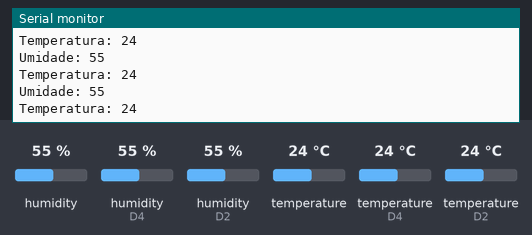
This sketch was run on a simulated ESP8266 (NodeMCU). Parts: the last lines printed to the serial monitor. The inputs (shaded band) are chosen by the test bench; at power-on: humidity 55 %, humidity (sensors on D4, D2) 55 %, temperature 24 °C, temperature (sensors on D4, D2) 24 °C. WiFi joins after 1.5 s; servers stay silent unless stated; no MQTT or app messages arrive unless stated.

Above: at 2.7 s.
2.8 s: humidity (sensor 0) set to 22 %
5.6 s: humidity (sensor on D4) set to 40 %
8.4 s: humidity (sensor on D2) set to 68 %
At 10.9 s:
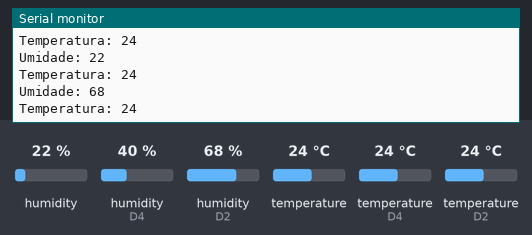
11.2 s: temperature (sensor 0) set to 12 °C
At 13.6 s:
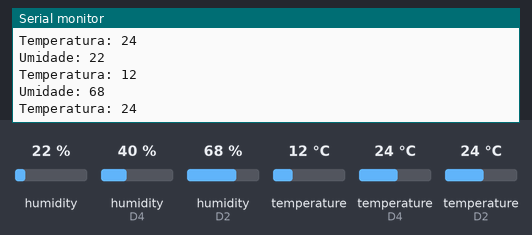
14.0 s: temperature (sensor on D4) set to 19 °C
16.8 s: temperature (sensor on D2) set to 28 °C
At 19.3 s:
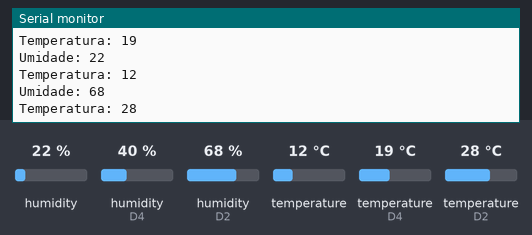
Timing chart, 0 to 20.6 s (numbered marks = the images above; inputs shaded):
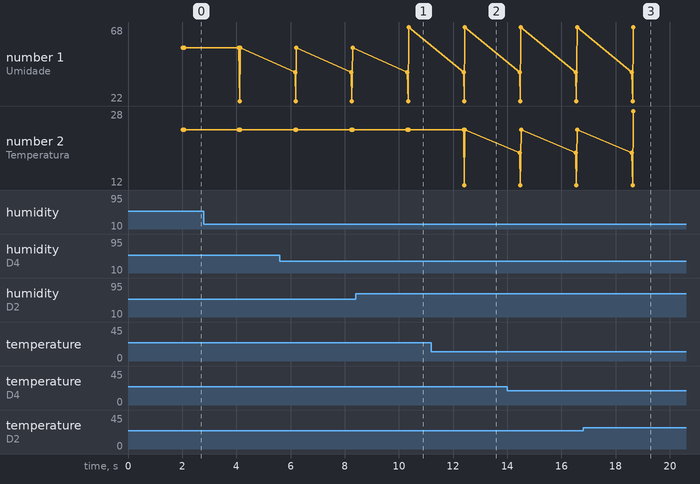

The sketch:

esp8266_cloudmqtt.ino
```cpp
#include "DHT_11.h"
#include "WiFi_Conn.h"
#include "MQTT_PubSub.h"
#include <PubSubClient.h>

const char* mqttServer = "";
const char* mqttUser = "";
const char* mqttPassword = "";
const int mqttPort = 0;

int umidade = 0; //Variavel utilizada para armazenar o valor da umidade
int temperatura = 0;//Variavel utilizada para armazenar o valor da temperatura

int ultimoEnvioMQTT = 0; //Variavel que armazena o timestamp do ultimo envio de leitura para o broker MQTT

WiFiClient espClient;
PubSubClient client(espClient);

void callback(char* topic, byte* payload, unsigned int length)
{
  //Nao sendo utilizada
}

void conecta_broket_mqtt(void)
{
  while (!client.connected()) {
#ifdef DEBUG
    Serial.print("Conectando ao Broker MQTT....");
#endif
    if (client.connect("cursoESP8266MQTT", mqttUser, mqttPassword)) {
#ifdef DEBUG
      Serial.print("Conectado");
#endif
    } else {
#ifdef DEBUG
      Serial.print("falha estado ");
      Serial.print(client.state());
#endif
      delay(2000);
    }
  }
}

//função pra reconectar ao servido MQTT
void reconect() {
  //Enquanto estiver desconectado
  while (!client.connected()) {
#ifdef DEBUG
    Serial.print("Tentando conectar ao servidor MQTT");
#endif
    bool conectado = strlen(mqttUser) > 0 ?
                     client.connect("cursoESP8266MQTT", mqttUser, mqttPassword) :
                     client.connect("cursoESP8266MQTT");

    if (conectado) {
#ifdef DEBUG
      Serial.println("Conectado!");
#endif
    } else {
#ifdef DEBUG
      Serial.println("Falha durante a conexão.Code: ");
      Serial.println( String(client.state()).c_str());
      Serial.println("Tentando novamente em 10 s");
#endif
      //Aguarda 10 segundos
      delay(10000);
    }
  }
}

void enviatDHT11MQTT(int valor_umidade,int valor_temperatura,const char *topico)
{
    //Monta o json
    String json = "{";
    json += "\"umidade\":";
    json += valor_umidade;
    json += ",\"temperatura\":";
    json += valor_temperatura;
    json += "}";
    //Publica no topico
    client.publish(topico,json.c_str());
}
void setup()
{
  Serial.begin(115200);
  conectaWiFi();
  client.setServer(mqttServer, mqttPort);
  client.setCallback(callback);
  conecta_broket_mqtt();
  inicializaDHT11();
}
void loop()
{
  if (!client.connected()) {
    reconect();
  }
  if((millis() - ultimoEnvioMQTT) > INTERVALO_ENVIO){
    lerDHT11(&umidade,&temperatura,1);
    enviatDHT11MQTT(umidade,temperatura,TOPICO_DHT11_1);
    lerDHT11(&umidade,&temperatura,2);
    enviatDHT11MQTT(umidade,temperatura,TOPICO_DHT11_2);
    lerDHT11(&umidade,&temperatura,3);
    enviatDHT11MQTT(umidade,temperatura,TOPICO_DHT11_3);
    ultimoEnvioMQTT = millis();
  }
  client.loop();
}
```

DHT_11.cpp
```cpp
#include "DHT_11.h"

DHT dht_1(DHTPIN_1,DHTTYPE);
DHT dht_2(DHTPIN_2,DHTTYPE);
DHT dht_3(DHTPIN_3,DHTTYPE);

//Funcao para leitura do DHT11
void lerDHT11(int *umi, int *tem, int id)
{
  if(id == 1){
    *umi = dht_1.readHumidity();
    *tem = dht_1.readTemperature();
  }else if(id == 2){
    *umi = dht_2.readHumidity();
    *tem = dht_2.readTemperature();
  }else if(id == 3){
    *umi = dht_3.readHumidity();
    *tem = dht_3.readTemperature();
  }

  if(isnan(*tem) || isnan(*umi)){
    #ifdef DEBUG_SERIAL
    Serial.println("Falha na leitura do DHT11...");
    #endif
  }else{
    #ifdef DEBUG_SERIAL
    Serial.print("Umidade: ");
    Serial.println(*umi);
    Serial.print("Temperatura: ");
    Serial.println(*tem);
    #endif
  }
}

void inicializaDHT11(void)
{
    dht_1.begin();
    dht_2.begin();
    dht_3.begin();
}
```

DHT_11.h
```cpp
#include "General.h"
#include "DHT.h"

#define DHTPIN_1 D4
#define DHTPIN_2 D3
#define DHTPIN_3 D2
#define DHTTYPE DHT11

void inicializaDHT11(void);
void lerDHT11(int *umi, int *tem, int id);
```

General.h
```cpp
#include "stdint.h"

#define DEBUG_SERIAL
#define INTERVALO_ENVIO 2000
```

MQTT_PubSub.h
```cpp
#include "General.h"

#define TOPICO_UMIDADE_1 "board/umidade/1"
#define TOPICO_TEMPERATURA_1 "board/temperatura/1"
#define TOPICO_UMIDADE_2 "board/umidade/2"
#define TOPICO_TEMPERATURA_2 "board/temperatura/2"
#define TOPICO_UMIDADE_3 "board/umidade/3"
#define TOPICO_TEMPERATURA_3 "board/temperatura/3"
#define TOPICO_DHT11_1 "board/dht11/1"
#define TOPICO_DHT11_2 "board/dht11/2"
#define TOPICO_DHT11_3 "board/dht11/3"
```

WiFi_Conn.cpp
```cpp
#include "WiFi_Conn.h"

//Definição da rede WiFi
const char* ssid = "";
const char* senha = "";

bool conectaWiFi(void)
{
#ifdef DEBUG_SERIAL
  Serial.print("Conectando a rede ");
  Serial.println(ssid);
#endif

  WiFi.begin(ssid, senha);
  uint8_t tentativas = 0;
  while (WiFi.status() != WL_CONNECTED) {
    delay(500);
#ifdef DEBUG_SERIAL
    Serial.print(".");
#endif
    tentativas++;
    if (tentativas == MAX_TENTATIVAS_CONEXAO) {
      return false;
    }
  }
#ifdef DEBUG_SERIAL
  Serial.print("Conectado a rede ");
  Serial.print(ssid);
  Serial.println("!");
  Serial.print("Endereço de IP: ");
  Serial.println(WiFi.localIP());
#endif
  return true;
}
```

WiFi_Conn.h
```cpp
#include "General.h"
#include <ESP8266WiFi.h>

#define MAX_TENTATIVAS_CONEXAO 10

bool conectaWiFi(void);
```

Measured:
- after the input at 8.4 s, the serial monitor: prints a new line after 2.0 s (image 1)
- after the input at 11.2 s, the serial monitor: prints a new line after 1.2 s (image 2)
- after the input at 16.8 s, the serial monitor: prints a new line after 1.9 s (image 3)
- plotted number 1: 55 → 68 after the input at 8.4 s
- plotted number 2: 24 → 28 after the input at 16.8 s
